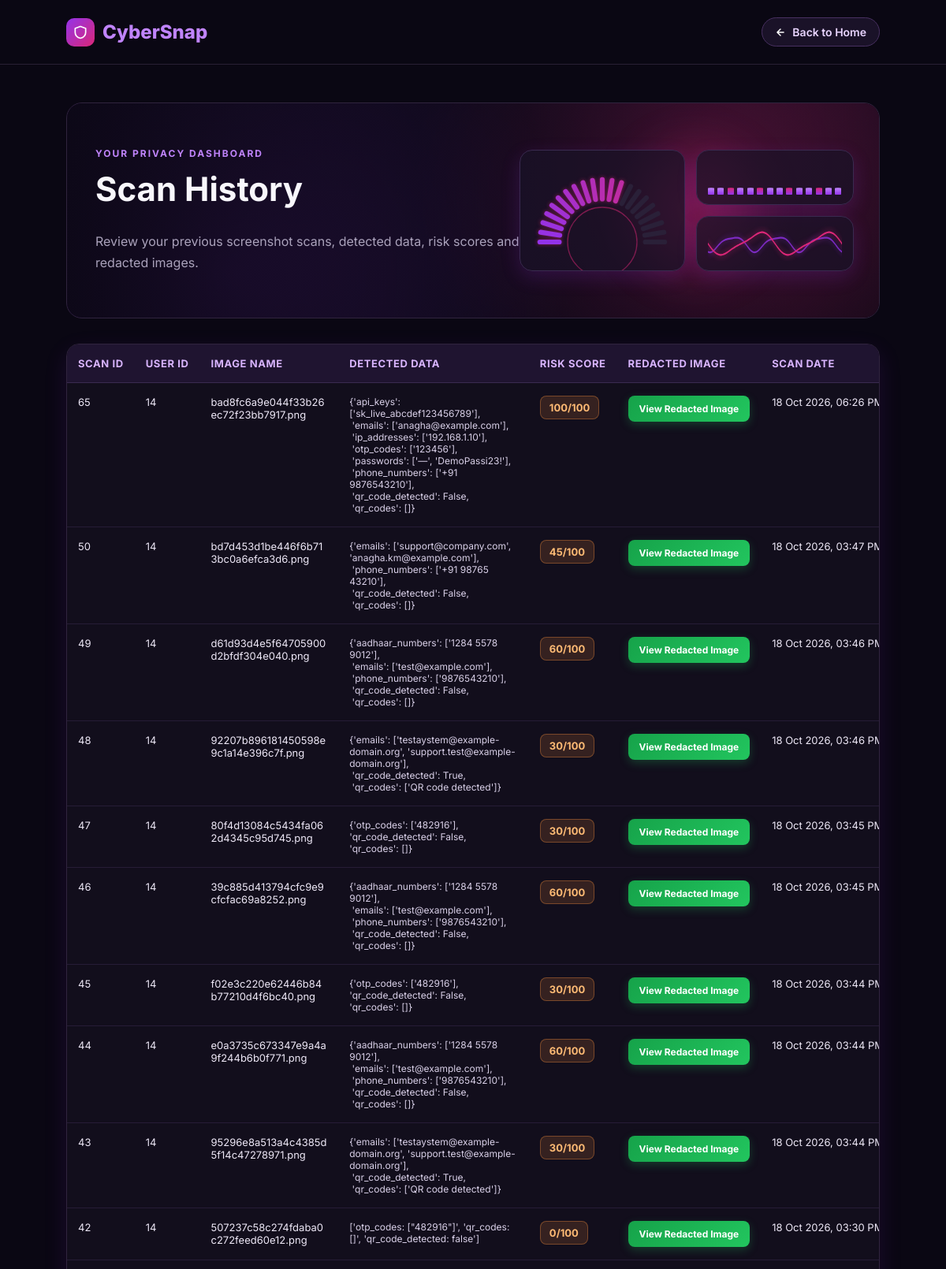
Page /history/ (signed in, upper part) on the committed database.
### core/models.py (models this page shows, shortened)
class ScanHistory(models.Model):
    user = models.ForeignKey(
        User,
        on_delete=models.CASCADE,
        related_name="scan_history"
    )
    filename = models.CharField(max_length=255)
    detected_data = models.JSONField(
        default=dict,
        blank=True
    )
    risk_score = models.IntegerField(default=0)
    protected_filename = models.CharField(
        max_length=255,
        blank=True,
        default=""
    )
    extracted_text = models.TextField(
        blank=True,
        default=""
    )
    scan_date = models.DateTimeField(auto_now_add=True)
    class Meta:
        ordering = ["-scan_date"]

### core/views.py (the view)
# urls.py: path("history/", history_view, name="history"),
@login_required
def history_view(request):
    search_query = request.GET.get("q", "").strip()
    my_scans = ScanHistory.objects.filter(
        user=request.user
    ).order_by("-scan_date")
    if search_query:
        my_scans = my_scans.filter(
            filename__icontains=search_query
        )
    return render(
        request,
        "history.html",
        {
            "history": my_scans,
            "search_query": search_query,
        }
    )

### templates/history.html (shortened to what this page needs)
{% load tz %}
<!DOCTYPE html>
<html lang="en">
<head>
    {% load static %}
</head>
<body>
    <nav>
        <a class="brand" href="/home/">
            <span class="brand-mark">
                <svg width="20" height="20" viewBox="0 0 24 24"
                     fill="none" stroke="#fff" stroke-width="2"
                     stroke-linecap="round" stroke-linejoin="round">
                    <path d="M12 3l8 3v6c0 5-3.5 8-8 9-4.5-1-8-4-8-9V6z"/>
                </svg>
            </span>
            CyberSnap
        </a>
        <a class="home-btn" href="/home/">
            <span class="ic">
                <svg width="14" height="14" viewBox="0 0 24 24"
                     fill="none" stroke="#fff" stroke-width="2.5"
                     stroke-linecap="round" stroke-linejoin="round">
                    <path d="M19 12H5M12 19l-7-7 7-7"/>
                </svg>
            </span>
            <span><span class="txt">Back to </span>Home</span>
        </a>
    </nav>
    <main class="container">
        <section class="hero">
            <div class="hero-bg"></div>
            <div class="eyebrow">Your privacy dashboard</div>
            <h1>Scan History</h1>
            <p class="subtitle">
                Review your previous screenshot scans, detected data,
                risk scores and redacted images.
            </p>
            <div class="hero-viz" aria-hidden="true">
                <div class="viz-card gauge-card">
                    <svg viewBox="0 0 200 110">
                        <circle class="g-core" cx="100" cy="100" r="50"/>
                        <g id="gaugeSegs"></g>
                    </svg>
                </div>
                <div class="mini-col">
                    <div class="viz-card mini-card">
                        <div class="eq" id="eq"></div>
                    </div>
                    <div class="viz-card mini-card">
                        <div class="wave-box" id="waves"></div>
                    </div>
                </div>
            </div>
        </section>
        <div class="history-table-container">
            <table class="history-table">
                <thead>
                    <tr>
                        <th>Scan ID</th>
                        <th>User ID</th>
                        <th>Image Name</th>
                        <th>Detected Data</th>
                        <th>Risk Score</th>
                        <th>Redacted Image</th>
                        <th>Scan Date</th>
                    </tr>
                </thead>
                <tbody>
                    {% for scan in history %}
                    <tr>
                        <td>{{ scan.id }}</td>
                        <td>{{ scan.user_id }}</td>
                        <td class="image-name">
                            {{ scan.filename }}
                        </td>
                        <td class="detected-cell">
                            {% if scan.detected_data %}
                                <pre>{{ scan.detected_data|pprint }}</pre>
                            {% else %}
                                No detected data
                            {% endif %}
                        </td>
                        <td>
                            <span class="risk-score">
                                {{ scan.risk_score }}/100
                            </span>
                        </td>
                        <td class="image-name">
                            {% if scan.protected_filename %}
                                <a class="view-image-btn"
                                   href="/media/{{ scan.protected_filename|urlencode }}"
                                   target="_blank"
                                   rel="noopener noreferrer">
                                    View Redacted Image
                                </a>
                            {% else %}
                                <span class="not-available">Not available</span>
                            {% endif %}
                        </td>
                        <td class="date-cell">
                            {{ scan.scan_date|localtime|date:"d M Y, h:i A" }}
                        </td>
                    </tr>
                    {% endfor %}
                </tbody>
            </table>
        </div>
    </main>
</body>
</html>

### rows in the picture
ScanHistory: id "65", user_id "14", filename "bad8fc6a9e044f33b26ec72f23bb7917.png", detected_data|pprint "{'api_keys': ['sk_live_abcdef123456789'], 'emails': ['anagha@example.com'], 'ip_addresses': ['192.168.1.10'], 'otp_codes': ['123456'], 'passwords': ['—', 'DemoPassi23!'], 'phone_numbers': ['+91 9876543210'], 'qr_code_detected': False, 'qr_codes': []}", risk_score "100", scan_date "18 Oct 2026, 06:26…"
ScanHistory: id "50", user_id "14", filename "bd7d453d1be446f6b713bc0a6efca3d6.png", detected_data|pprint "{'emails': ['support@company.com', 'anagha.km@example.com'], 'phone_numbers': ['+91 98765 43210'], 'qr_code_detected': False, 'qr_codes': []}", risk_score "45", scan_date "18 Oct 2026, 03:47…"
ScanHistory: id "49", user_id "14", filename "d61d93d4e5f64705900d2bfdf304e040.png", detected_data|pprint "{'aadhaar_numbers': ['1284 5578 9012'], 'emails': ['test@example.com'], 'phone_numbers': ['9876543210'], 'qr_code_detected': False, 'qr_codes': []}", risk_score "60", scan_date "18 Oct 2026, 03:46…"
ScanHistory: id "48", user_id "14", filename "92207b896181450598e9c1a14e396c7f.png", detected_data|pprint "{'emails': ['testaystem@example-domain.org', 'support.test@example-domain.org'], 'qr_code_detected': True, 'qr_codes': ['QR code detected']}", risk_score "30", scan_date "18 Oct 2026, 03:46…"
ScanHistory: id "47", user_id "14", filename "80f4d13084c5434fa062d4345c95d745.png", detected_data|pprint "{'otp_codes': ['482916'], 'qr_code_detected': False, 'qr_codes': []}", risk_score "30", scan_date "18 Oct 2026, 03:45…"
ScanHistory: id "46", user_id "14", filename "39c885d413794cfc9e9cfcfac69a8252.png", detected_data|pprint "{'aadhaar_numbers': ['1284 5578 9012'], 'emails': ['test@example.com'], 'phone_numbers': ['9876543210'], 'qr_code_detected': False, 'qr_codes': []}", risk_score "60", scan_date "18 Oct 2026, 03:45…"
ScanHistory: id "45", user_id "14", filename "f02e3c220e62446b84b77210d4f6bc40.png", detected_data|pprint "{'otp_codes': ['482916'], 'qr_code_detected': False, 'qr_codes': []}", risk_score "30", scan_date "18 Oct 2026, 03:44…"
ScanHistory: id "44", user_id "14", filename "e0a3735c673347e9a4a9f244b6b0f771.png", detected_data|pprint "{'aadhaar_numbers': ['1284 5578 9012'], 'emails': ['test@example.com'], 'phone_numbers': ['9876543210'], 'qr_code_detected': False, 'qr_codes': []}", risk_score "60", scan_date "18 Oct 2026, 03:44…"
ScanHistory: id "43", user_id "14", filename "95296e8a513a4c4385d5f14c47278971.png", detected_data|pprint "{'emails': ['testaystem@example-domain.org', 'support.test@example-domain.org'], 'qr_code_detected': True, 'qr_codes': ['QR code detected']}", risk_score "30", scan_date "18 Oct 2026, 03:44…"
ScanHistory: id "42", user_id "14", filename "507237c58c274fdaba0c272feed60e12.png", detected_data|pprint "['otp_codes: [\"482916\"]', 'qr_codes: []', 'qr_code_detected: false']", risk_score "0", scan_date "18 Oct 2026, 03:30…"
